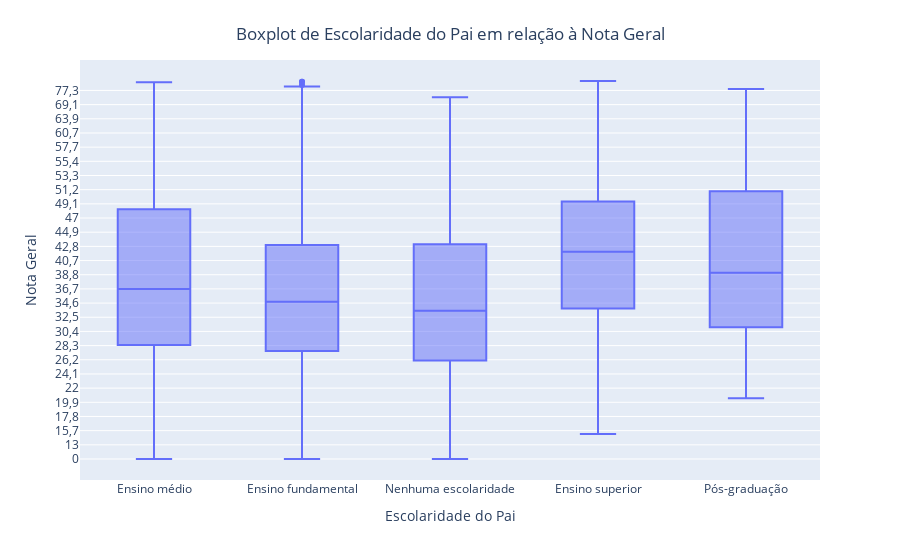

Notebook source saved alongside this figure:
### Code cell
categorias = {
    'A': 'Nenhuma escolaridade',
    'B': 'Ensino fundamental',
    'C': 'Ensino fundamental',
    'D': 'Ensino médio',
    'E': 'Ensino superior',
    'F': 'Pós-graduação'
}

dados_explorados['Categoria'] = dados_explorados['Escolaridade_pai'].map(categorias)

dados_explorados = dados_explorados.sort_values(by='Nota_geral')

fig = px.box(dados_explorados, x='Categoria', y='Nota_geral', 
             labels={'Categoria': 'Escolaridade do Pai', 'Nota_geral': 'Nota Geral'})
fig.update_layout(title='Boxplot de Escolaridade do Pai em relação à Nota Geral', title_x=0.5, title_y=0.95)
fig.show()

### Figure 1 — Plotly figure (JSON) as saved in the notebook; plotly's stock layout.template omitted (floating-point values rounded to 4 significant figures; data arrays with more than 128 entries replaced by an {"elided": "..."} marker saying what was removed)
{"data": [{"alignmentgroup": "True", "hovertemplate": "Escolaridade do Pai=%{x}<br>Nota Geral=%{y}<extra></extra>", "legendgroup": "", "marker": {"color": "#636efa"}, "name": "", "notched": false, "offsetgroup": "", "orientation": "v", "showlegend": false, "type": "box", "x": {"elided": "3118 str values"}, "x0": " ", "xaxis": "x", "y": {"elided": "3118 str values"}, "y0": " ", "yaxis": "y"}], "layout": {"boxmode": "group", "legend": {"tracegroupgap": 0}, "margin": {"t": 60}, "title": {"text": "Boxplot de Escolaridade do Pai em relação à Nota Geral", "x": 0.5, "y": 0.95}, "xaxis": {"anchor": "y", "domain": [0, 1], "title": {"text": "Escolaridade do Pai"}}, "yaxis": {"anchor": "x", "domain": [0, 1], "title": {"text": "Nota Geral"}}}}
